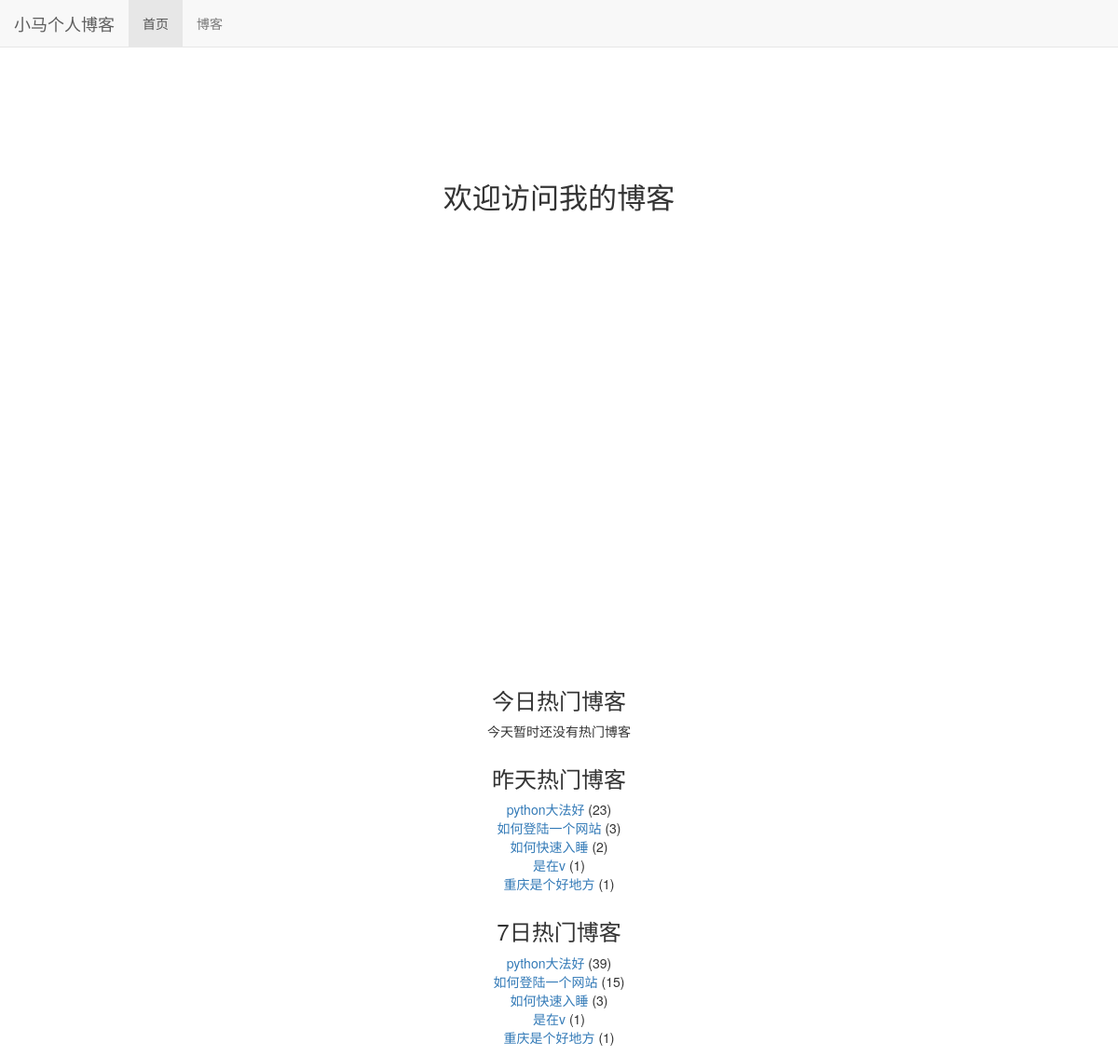
The app's page /, older data.
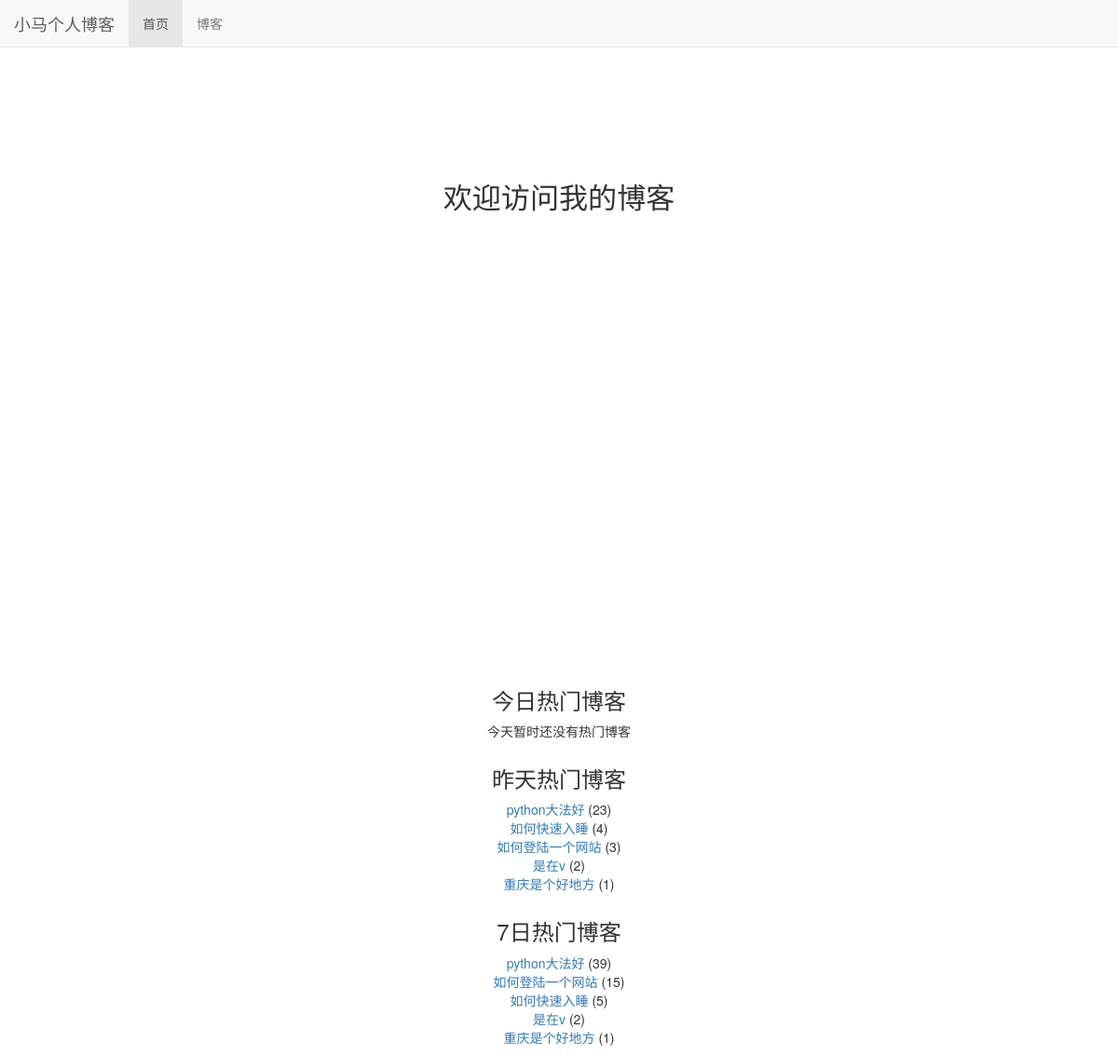
The same page, newer data.
### read_statistics/models.py (models this page shows)
class ReadDetail(models.Model):
    date = models.DateField(default=timezone.now)
    read_num = models.IntegerField(default=0)
    content_type = models.ForeignKey(ContentType, on_delete=models.CASCADE)
    object_id = models.PositiveIntegerField()
    content_object = GenericForeignKey('content_type', 'object_id')

### blog/models.py (models this page shows, shortened)
class Blog(models.Model, ReadNumExpandMethod):
    title = models.CharField(max_length=50)
    blog_type = models.ForeignKey(BlogType, on_delete=models.CASCADE)
    content = RichTextUploadingField()
    author = models.ForeignKey(User, on_delete=models.CASCADE)
    read_details = GenericRelation(ReadDetail)
    created_time = models.DateTimeField(auto_now_add=True)
    last_updated_time = models.DateTimeField(auto_now=True)
    class Meta:
        ordering = ["-created_time"]

### blogs/views.py (the view)
# urls.py: 2. Add a URL to urlpatterns:  path('', views.home, name='home')
def home(request):
    blog_content_type = ContentType.objects.get_for_model(Blog)
    dates, read_nums = get_seven_days_read_data(blog_content_type)
    hot_blogs_for_days = cache.get('hot_blogs_for_days')
    if hot_blogs_for_days is None:
        hot_blogs_for_days = get_days_hot_blogs()
        cache.set('hot_blogs_for_days', hot_blogs_for_days, 3600)
        print('calc')
    else:
        print("use cache")
    context = {}
    context['read_nums'] = read_nums
    context['dates'] = dates
    context['today_hot_data'] = get_today_hot_data(blog_content_type)
    context['yesterday_hot_data'] = get_yesterday_hot_data(blog_content_type)
    context['hot_blogs_for_days'] = get_days_hot_blogs()
    return render(request, 'home.html', context)

### blogs/views.py (called while the page is built)
def get_days_hot_blogs():  # 7日热门
    today = timezone.now().date()
    date = today - datetime.timedelta(days=7)
    blogs = Blog.objects \
        .filter(read_details__date__lt=today, read_details__date__gte=date) \
        .values('id', 'title') \
        .annotate(read_num_sum=Sum('read_details__read_num')) \
        .order_by('-read_num_sum')
    return blogs

### read_statistics/utils.py (called while the page is built)
def get_seven_days_read_data(content_type):  # 获取7天的访问量
    today = timezone.now().date()
    dates = []
    read_nums = []
    for i in range(7, 0, -1):
        date = today - datetime.timedelta(days=i)
        dates.append(date.strftime('%m/%d'))
        read_details = ReadDetail.objects.filter(content_type=content_type, date=date)
        result = read_details.aggregate(read_num_sum=Sum('read_num'))
        read_nums.append(result['read_num_sum'] or 0)
    return dates, read_nums

def get_today_hot_data(content_type):  # 今日热门
    today = timezone.now().date()
    read_details = ReadDetail.objects.filter(
        content_type=content_type, date=today) \
        .order_by('-read_num')
    return read_details[:7]  # 前7条

### templates/home.html (shortened to what this page needs)
{% extends 'base.html' %}
{% block nav_home_active %}
    active
{% endblock %}
{% block content %}
    <h1 class="home-content">欢迎访问我的博客</h1>
    <div id="container"></div>
    <div class="hot-data">
        <h3>今日热门博客</h3>
        <ul>
            {% for hot_data in today_hot_data %}
                <li>
                    <a href="{% url 'blog_detail'  hot_data.content_object.pk %}">{{ hot_data.content_object.title }}</a>
                    ({{ hot_data.read_num }})
                </li>
            {% empty %}
                <li>今天暂时还没有热门博客</li>
            {% endfor %}
        </ul>
    </div>
    <div class="hot-data">
        <h3>昨天热门博客</h3>
        <ul>
            {% for hot_data in yesterday_hot_data %}
                <li>
                    <a href="{% url 'blog_detail'  hot_data.content_object.pk %}">{{ hot_data.content_object.title }}</a>
                    ({{ hot_data.read_num }})
                </li>
            {% empty %}
                <li>昨天没有热门博客</li>
            {% endfor %}
        </ul>
    </div>
    <div class="hot-data">
        <h3>7日热门博客</h3>
        <ul>
            {% for hot_blog in hot_blogs_for_days %}
                <li><a href="{% url 'blog_detail'  hot_blog.id %}">{{ hot_blog.title }}</a>
                    ({{ hot_blog.read_num_sum }})
                </li>
            {% empty %}
                <li>7日内没有热门博客</li>
            {% endfor %}
        </ul>
    </div>
{% endblock %}

Row changes from the older to the newer data that the page shows:
changed ReadDetail "如何快速入睡": read_num "2" → "4"; moves up the list
changed ReadDetail "是在v": read_num "1" → "2"
computed for Blog "如何快速入睡": read_num_sum "3" → "5"
computed for Blog "是在v": read_num_sum "1" → "2"
